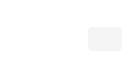
<?xml version="1.0" encoding="UTF-8"?>
<ui version="4.0">
 <class>StalledIssueFilePath</class>
 <widget class="QWidget" name="StalledIssueFilePath">
  <property name="geometry">
   <rect>
    <x>0</x>
    <y>0</y>
    <width>130</width>
    <height>57</height>
   </rect>
  </property>
  <property name="windowTitle">
   <string>Form</string>
  </property>
  <property name="styleSheet">
   <string notr="true">*
{
	background-color: transparent;
}

#filePath, #filePathIcon
{
   background-color: &quot;transparent&quot;;
}

#filePathContainer
{
  height: 24px;
  border-radius: 4px;
  background-color: #F5F5F5;
}</string>
  </property>
  <layout class="QGridLayout" name="gridLayout">
   <property name="leftMargin">
    <number>55</number>
   </property>
   <property name="topMargin">
    <number>3</number>
   </property>
   <property name="rightMargin">
    <number>10</number>
   </property>
   <property name="bottomMargin">
    <number>6</number>
   </property>
   <property name="horizontalSpacing">
    <number>9</number>
   </property>
   <property name="verticalSpacing">
    <number>0</number>
   </property>
   <item row="1" column="0">
    <widget class="QWidget" name="lines" native="true"/>
   </item>
   <item row="0" column="0">
    <widget class="QLabel" name="LocalOrRemoteIcon">
     <property name="minimumSize">
      <size>
       <width>24</width>
       <height>24</height>
      </size>
     </property>
     <property name="maximumSize">
      <size>
       <width>24</width>
       <height>24</height>
      </size>
     </property>
     <property name="text">
      <string/>
     </property>
    </widget>
   </item>
   <item row="1" column="1">
    <widget class="QWidget" name="filePathContainer" native="true">
     <property name="sizePolicy">
      <sizepolicy hsizetype="Expanding" vsizetype="Preferred">
       <horstretch>0</horstretch>
       <verstretch>0</verstretch>
      </sizepolicy>
     </property>
     <property name="minimumSize">
      <size>
       <width>0</width>
       <height>24</height>
      </size>
     </property>
     <property name="maximumSize">
      <size>
       <width>16777215</width>
       <height>24</height>
      </size>
     </property>
     <layout class="QHBoxLayout" name="horizontalLayout">
      <property name="spacing">
       <number>3</number>
      </property>
      <property name="leftMargin">
       <number>0</number>
      </property>
      <property name="topMargin">
       <number>0</number>
      </property>
      <property name="rightMargin">
       <number>0</number>
      </property>
      <property name="bottomMargin">
       <number>0</number>
      </property>
      <item>
       <widget class="QLabel" name="filePathIcon">
        <property name="minimumSize">
         <size>
          <width>24</width>
          <height>24</height>
         </size>
        </property>
        <property name="maximumSize">
         <size>
          <width>24</width>
          <height>24</height>
         </size>
        </property>
        <property name="text">
         <string/>
        </property>
       </widget>
      </item>
      <item>
       <widget class="QLabel" name="filePath">
        <property name="text">
         <string/>
        </property>
       </widget>
      </item>
     </layout>
    </widget>
   </item>
   <item row="0" column="1" alignment="Qt::AlignLeft">
    <widget class="QLabel" name="LocalOrRemoteText">
     <property name="text">
      <string/>
     </property>
    </widget>
   </item>
  </layout>
 </widget>
 <resources/>
 <connections/>
</ui>
